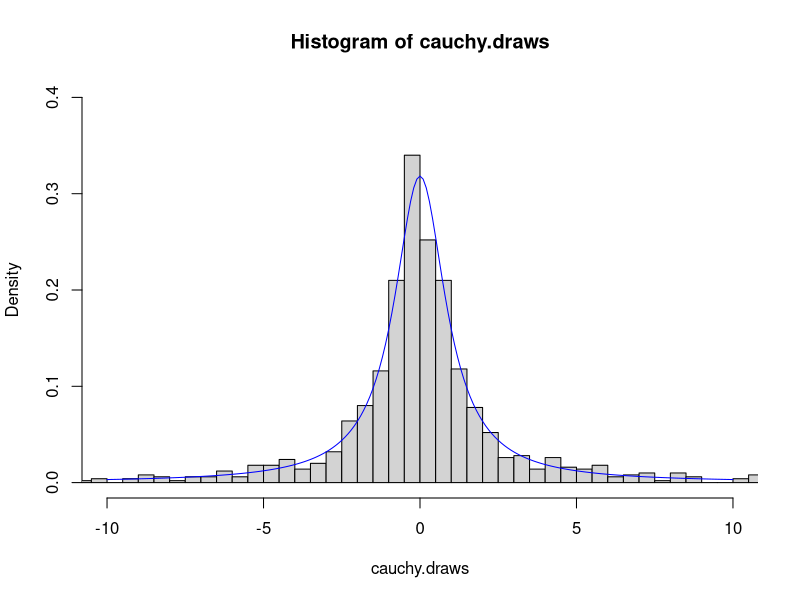
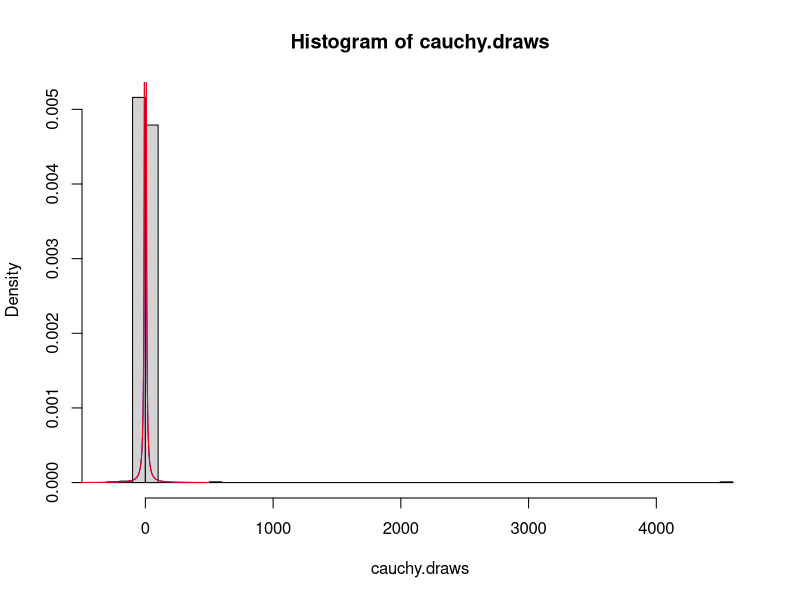
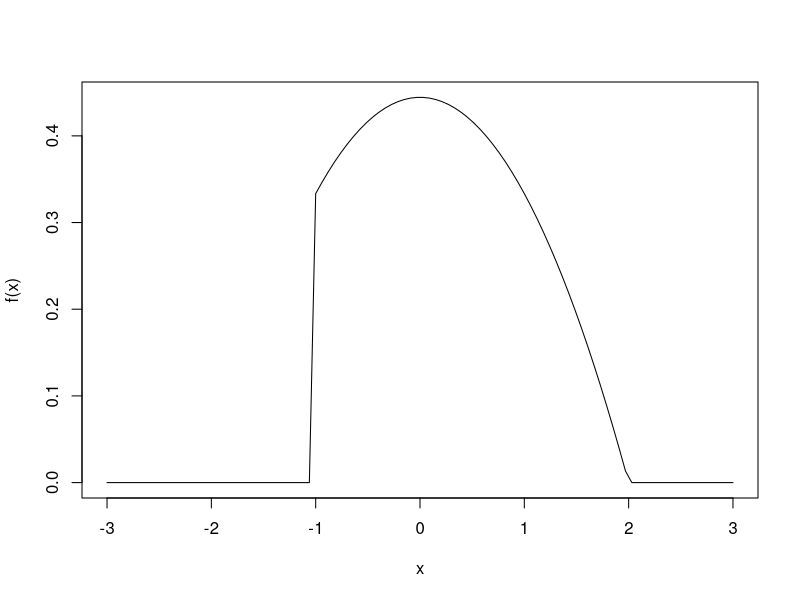
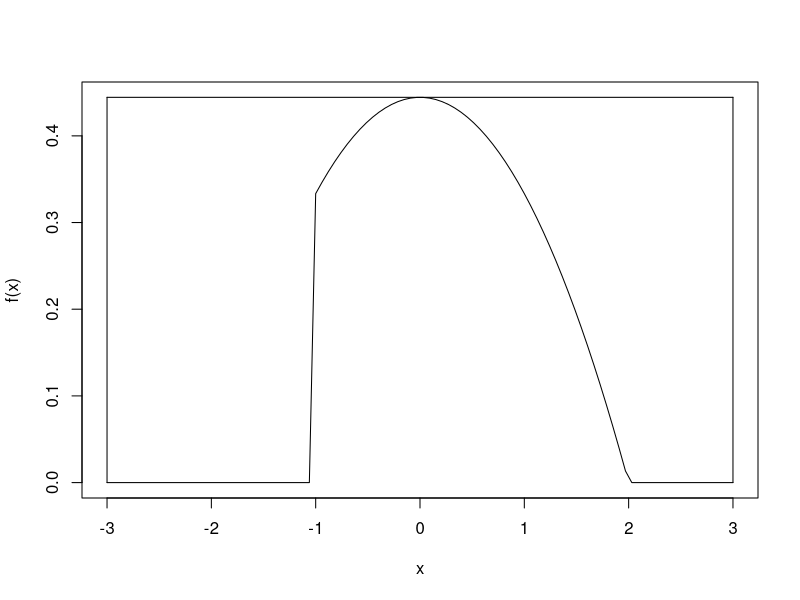
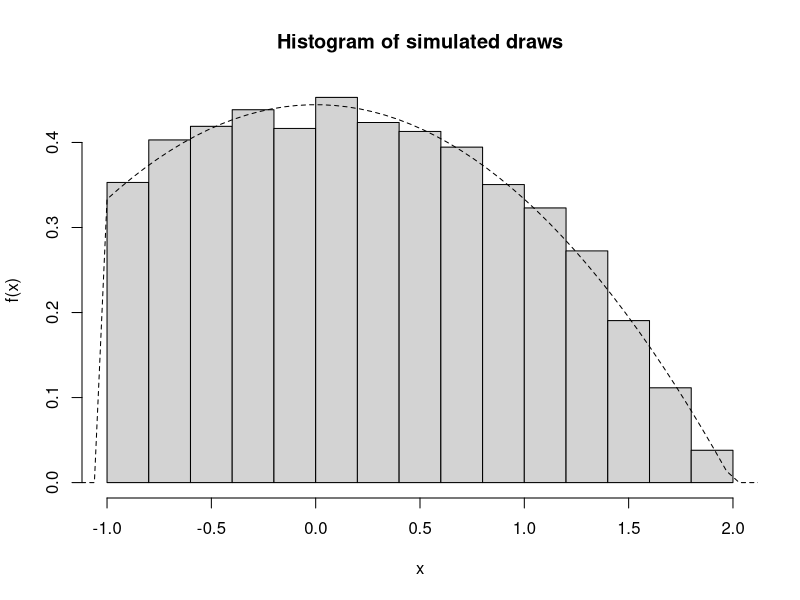
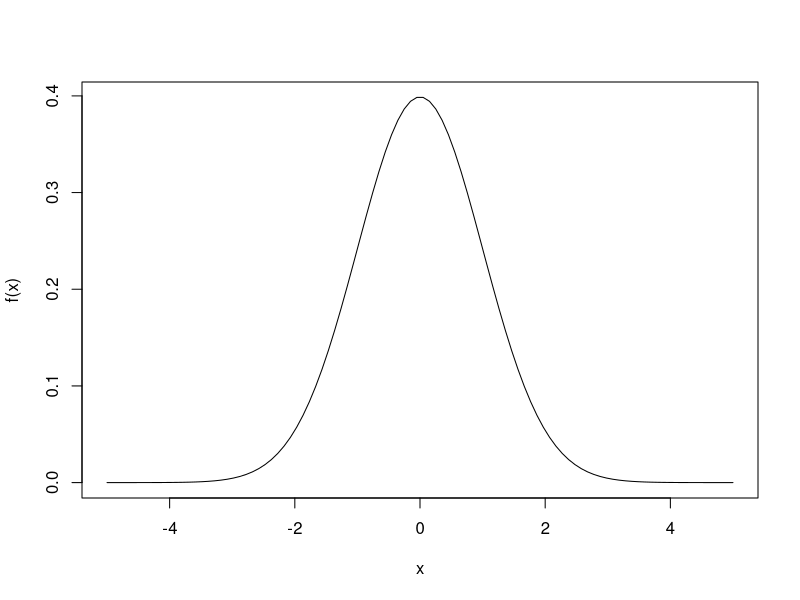
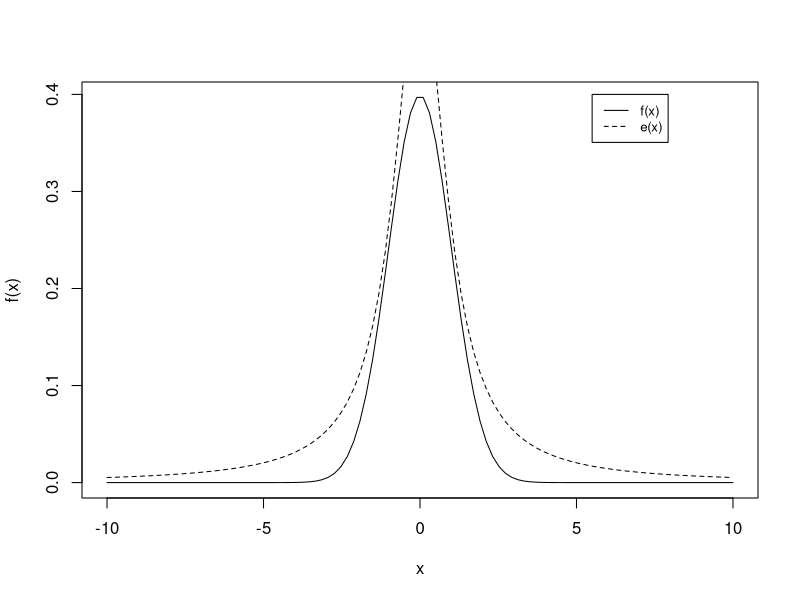
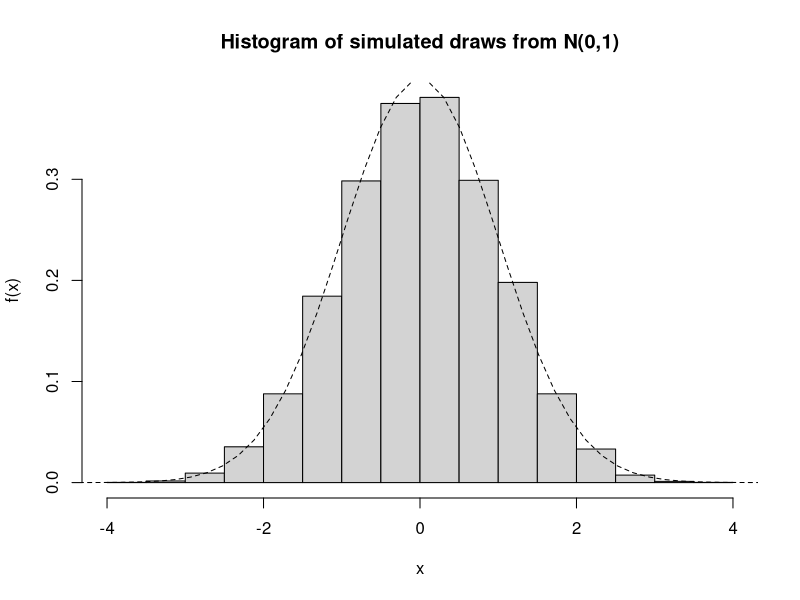

Generate these figures, in order, with R:
## ---- chunk 1
library(dplyr)
library(plyr)
library(tidyr)
library(ggplot2)
library(purrr)
library(tibble)
## ---- chunk 2
knitr::opts_chunk$set(echo = TRUE,warning=FALSE,out.width="80%")
## ---- chunk 3
#define function cauchy.sim
cauchy.sim <- function(n) {
  #generate u from uniform[0,1]
  u <- runif(n)
  # Function for the inverse transform
  return(ifelse((u<0|u>1), 0, tan(pi*(u-0.5))))
}

#test with n = 10
set.seed(0)
cauchy.sim(10)
## ---- chunk 4
#apply function with n =1000
set.seed(0)
cauchy.draws <- cauchy.sim(1000)

#histogram
hist(cauchy.draws, prob = T,breaks = 10000, xlim = c(-10,10),ylim = c(0,.4))
y <- seq(-10, 10, .1)
lines(y, 1/(pi*(1+y^2)), col = "blue")
## ---- chunk 5
#histogram
hist(cauchy.draws, prob = T,breaks = 50)
y <- seq(-500, 500, 1)
lines(y, 1/(pi*(1+y^2)), col = "blue")
lines(y, dcauchy(y,location = 0,scale = 1),col ="red")
## ---- chunk 6
#define f
f <- function(x){
  return(ifelse((x<(-1) | x>2), 0, (1/9)*(4-x^2)))
}

#plot
x <- seq(-3,3,length=100)
plot(x=x,y=f(x),type = "l",
     ylab = "f(x)")

## ---- chunk 7
#check max of f(x)
max(f(x))
f.max <- f(0)
f.max  

#define envelope e(x)
e <- function(x) {
  return(ifelse((x < -1 | x > 2), Inf, f.max))
}
## ---- chunk 8
plot(x=x,y=f(x),type = "l",
     ylab = "f(x)")
lines(c(-3, -3), c(0, e(0)), lty = 1)
lines(c(3, 3), c(0, e(1)), lty = 1)
lines(c(3,-3), c(e(0),e(0)), lty = 1)
## ---- chunk 9
n.samps <- 10000   # number of samples desired
n       <- 0		     # counter for number samples accepted
f.draws   <- numeric(n.samps) # initialize the vector of output
set.seed(0)
while (n < n.samps) {
  y <- runif(1,min = -1,max = 2)    #random draw from g
  u <- runif(1)
  if (u < f(y)/e(y)) {
    n        <- n + 1
    f.draws[n] <- y
  }
}

## ---- chunk 10
#histogram
x <- seq(-3,3,length=100)
hist(f.draws, prob = T, ylab = "f(x)", xlab = "x",
     main = "Histogram of simulated draws")

#add density line
lines(x, f(x), lty = 2)
## ---- chunk 11
#define f
f1 <- function(x){
  return((1/sqrt(2*pi))*exp((-1/2)*x^2))
}

#plot
x <- seq(-5,5,length=100)
plot(x=x,y=f1(x),type = "l",
     ylab = "f(x)")
## ---- chunk 12
#define e
e1 <- function(x, alpha){
  stopifnot(length(alpha)==1, (0 < alpha & alpha < 1))
  return((1/(pi*(1+x^2)))/alpha)
}
## ---- chunk 13
x <- seq(-10,10,length=100)
plot(x=x,y=f1(x),type = "l",
     ylab = "f(x)")
lines(x,e1(x,0.6), lty = 2)

legend(5.5,0.4,legend=c("f(x)","e(x)"),lty=1:2,cex=0.8)
## ---- chunk 14
#define function
normal.sim <- function(n){
  i <- 0 # counter for number samples accepted
  norm.draws <- numeric(n) # initialize the vector of output
  set.seed(0)
  while(i < n) {
    y <- cauchy.sim(1) #draw from g(x, which is cauchy using function in part 1
    u <- runif(1)
    if (u < f1(y)/e1(y,0.6)) {
      i <- i + 1
      norm.draws[i] <- y
    }
  }
  return(norm.draws)
}

#test with n = 10
normal.sim(10)
## ---- chunk 15
#draw 10000
normal.draws <- normal.sim(10000)

#histogram
x <- seq(-10,10,length=100)
hist(normal.draws, prob = T, ylab = "f(x)", xlab = "x",
     main = "Histogram of simulated draws from N(0,1)")

#add density line
lines(x, f1(x), lty = 2)
## ---- chunk 16
x <- 5
set.seed(0)
i <- 0
x.vals <- c()
while(x > 0) {
  r <- runif(1, min=-2, max = 1)
  i <- i + 1
  x.vals[i] <- x
  x <- x + r
}
## ---- chunk 17
plot(y=x.vals,x=c(1:13),xlab = "Iteration", ylab = "x-values", 
     type = "o", main = "Random walk values versus Iteration number")
## ---- chunk 18
#define function
random.walk <- function(x.start=5,plot.walk=TRUE){
  num.steps <- 0
  x.vals <- c()
  while(x.start > 0) {
    r <- runif(1, min=-2, max = 1)
    num.steps <- num.steps + 1
    x.vals[num.steps] <- x.start
    x.start <- x.start + r
  }
  if (plot.walk==TRUE){
    plot(y=x.vals,x=c(1:num.steps),xlab = "Iteration", ylab = "x-values", 
         type = "o", main = "Random walk values versus Iteration number")
  }
  return(list(x.vals=x.vals,num.steps=num.steps))
}
## ---- chunk 19
random.walk()
## ---- chunk 20
random.walk()
## ---- chunk 21
random.walk(10,F)
## ---- chunk 22
random.walk(10,F)
## ---- chunk 23
#loop for 10000 random walks
iters <- numeric(10000)
for (i in 1:10000) {
  li <- random.walk(5,F)
  iters[i] <- li$num.steps #extract iteration number with each walk
}

#mean of iteration number
mean(iters)
## ---- chunk 24
#add seed to function
random.walk <- function(x.start=5,plot.walk=TRUE,seed=NULL){
  num.steps <- 0
  x.vals <- c()
  if (!is.null(seed)){set.seed(seed)} #set seed only when seed is specified in argument by user
  while(x.start > 0) {
    r <- runif(1, min=-2, max = 1)
    num.steps <- num.steps + 1
    x.vals[num.steps] <- x.start
    x.start <- x.start + r
  }
  if (plot.walk==TRUE){
    plot(y=x.vals,x=c(1:num.steps),xlab = "Iteration", ylab = "x-values", 
         type = "o", main = "Random walk values versus Iteration number")
  }
  return(list(x.vals=x.vals,num.steps=num.steps))
}
## ---- chunk 25
#test with default
random.walk()

#test with default again
random.walk()

## ---- chunk 26
#test with seed 33
random.walk(seed = 33,plot.walk = F)

#test with seed 33 again
random.walk(seed = 33,plot.walk = F)

## ---- chunk 27
g <- function(x) {
       return(sqrt(1-x^2))
     }
plot(seq(0,1,.01),g(seq(0,1,.01)),type="l",col="purple")
## ---- chunk 28
#g(x)/p(x) = g(x) because
g.over.p <- function(x) {
  return(sqrt(1-x^2))
}

set.seed(0)
#estimate using MC integration
mean(g.over.p(runif(100000,min = 0,max = 1))) 

#true value
pi/4

set.seed(0)
#difference is within 1/1000
mean(g.over.p(runif(100000,min = 0,max = 1))) - (pi/4)
